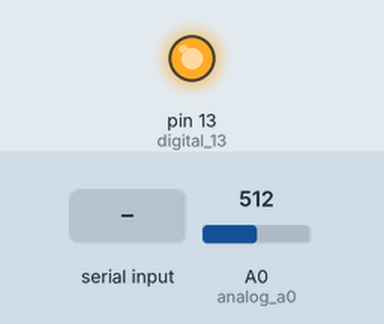
Simulated run of this sketch. Board: Arduino Uno, built with avr-gcc and run on an emulated ATmega328P. Shown: output pins drawn as LEDs (lit = HIGH). Inputs (shaded band) come from the test bench; at power-on: A0 (analog_a0) = 512. What the sketch prints to the serial monitor is not drawn.

Above: at 1.2 s.
1.3 s: "1" received over Serial
Timing chart, 0 to 4.3 s (numbered marks = the images above; inputs shaded):
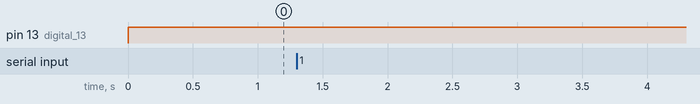

The sketch:

first.ino
```cpp
#include<stdlib.h>

// Digital entries
const int digital_13 = 13;

// Analog entries
const int analog_a0 = 0;

// Calc variables
float calc_digital_13;

// Read variables
int analog_a0_input = 0;


// Entry delimiter
const char entry_delimiter = '|';

void setup() {
// Set serial baud
  Serial.begin(9600);

// Start pin modes
  pinMode(digital_13, OUTPUT);
}

void loop() {
  String out_0;
  String incoming;

  // Reads data
  analog_a0_input = analogRead(analog_a0);

  // Writes data
  digitalWrite(digital_13, HIGH);

  // Writes serial
  out_0 = output_0(analog_a0_input);
  Serial.println(out_0);

 // send data only when you receive data:
  if (Serial.available() > 0) {
    // read the incoming byte:
    incoming = Serial.readString();
    Serial.println(incoming);
  }

  // Delay
  delay(1000);
}

String output_0(int input) {
  String out = "name:temperature;";
  out += "value:";
  out += input * 0.4887585532;
  out += entry_delimiter;
  return out;
}

String getValue(String data, char separator, int index)
{
  int found = 0;
  int strIndex[] = {0, -1};
  int maxIndex = data.length()-1;

  for(int i=0; i<=maxIndex && found<=index; i++){
    if(data.charAt(i)==separator || i==maxIndex){
        found++;
        strIndex[0] = strIndex[1]+1;
        strIndex[1] = (i == maxIndex) ? i+1 : i;
    }
  }

  return found>index ? data.substring(strIndex[0], strIndex[1]) : "";
}

char* string2char(String command){
    if(command.length()!=0){
        char *p = const_cast<char*>(command.c_str());
        return p;
    }
}
```

Measured:
- after the input at 1.3 s, every drawn part: stays the same
